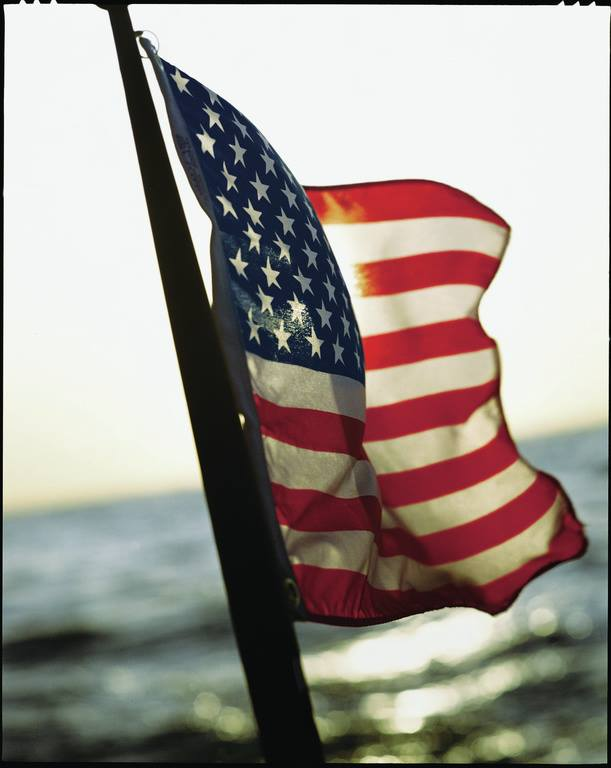
#> input picture Main/user_manual_examples/example_data/folder_with_images_1/RalphLauren_6797246895_10153054859971896_.jpg, 611 x 768 px; its folder holds only this picture in this run
$ python 1-processing_data.py
#> lines starting #> are read from the running program, lines starting #| are printed output that depends on the picture
### Main/preprocessing.py
"""
A script that gathers important functions for processing and managing the data


Interesting links which were considered for implementation and might be relevant for other users:
    getting images from imagenet:
        https://medium.com/coinmonks/how-to-get-images-from-imagenet-with-python-in-google-colaboratory-aeef5c1c45e5
        https://colab.research.google.com/drive/1MALKxRqmNdjBUXJ-6V4PFYU6inPWq7Qe#scrollTo=vVPl9aGooPC9

    for data augmentation:
        https://github.com/aleju/imgaug
        https://medium.com/nanonets/how-to-use-deep-learning-when-you-have-limited-data-part-2-data-augmentation-c26971dc8ced
"""


import os
import cv2
import json
import time
import signal
import random
import requests
import numpy as np
import pandas as pd
from tqdm import tqdm
from io import BytesIO
from bs4 import BeautifulSoup
from tensorflow.python.lib.io import file_io
from sklearn.model_selection import train_test_split


def load_images(folders):
    """
    loads all images from a folder and its subfolders

    loads images from a list of folders and returns a list with the names
    and a numpy array of the images


    Args:
        folders: python list containing file paths to folders (not images)

    Returns:
        file_name_list: python list with names of all files contained in folder
        image_array: np.array with files in pixel value format
    """

    file_name_list = []
    image_array = []

    for folder in folders:
        for subdir, dirs, files in os.walk(folder):
            for i,file in enumerate(tqdm(files)):
                file_path = os.path.join(subdir, file)
                image = load_single_image(file_path) # returns a numpy array
#> in is_corrupt, img is the input picture: shape (768, 611, 3); mean B, G, R 145, 151.5, 158.2
#> in skew_image, `img = cv2.resize(img,(resize_to_size, resize_to_size), interpolation =..`:
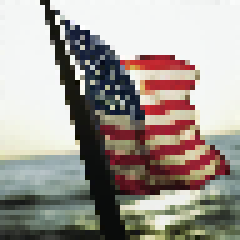
#> img: shape (48, 48, 3) (shown 5 times larger); mean of channels 0, 1, 2 148.4, 155.1, 161.8; drawn as B, G, R
                if image is not None:
                    file_name_list.extend([file])
                    image_array += [image]
#> pass 2 of the loop in load_images, `for folder in folders:`:
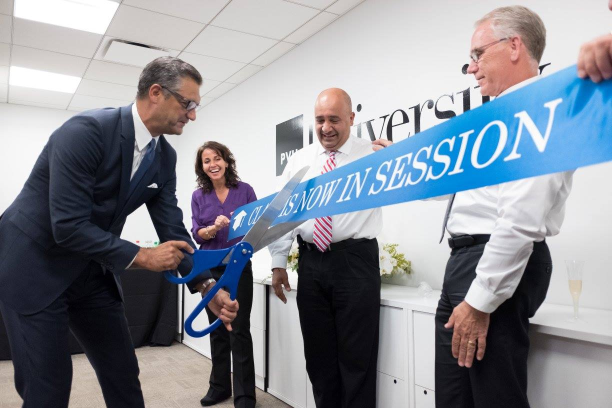
#> input picture Main/user_manual_examples/example_data/folder_with_images_2/PVH.Corp_225748250817431_1284064118319167_.jpg, 1224 x 816 px (shown at 1/2 size)
#> in is_corrupt, img is the input picture: shape (816, 1224, 3); mean B, G, R 150.7, 142.5, 138.3
#> in skew_image (call 2), `img = cv2.resize(img,(resize_to_size, resize_to_size), interpolation =..`:
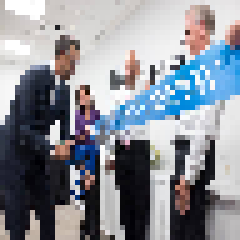
#> img: shape (48, 48, 3) (shown 5 times larger); mean of channels 0, 1, 2 150.2, 142, 137.8; drawn as B, G, R
#> `names_raw, images = load_images(folders=image_folders)`: names_raw = table of 2 rows and 1 columns
    image_array = np.array(image_array)
    file_name_list = pd.DataFrame(file_name_list, columns=["file_name"])

    return(file_name_list, image_array)

def load_single_image(path):
    """
    loads a single image from a local file and returns in resized

    corrupt images are skipped

    Args:
        path: string that is a path to a local file

    Returns:
        img: pixel value image, resized to a globally set value
    """
    if ".jpg" not in path:
        print("Not an image: {}".format(path))
    if is_corrupt(path):
        print("Skipping corrupt image: {}".format(path))
        return None
    else:
        try:
            img = cv2.imread(path)
            img = resize_image(img)
        except:
            return None
        return img

def is_corrupt(path):
    """
    Checks whether an image is damaged and cannot be loaded

    Sometimes images can be saved in a false format or can be damaged when
    transferred between different mediums. This function can be used whether
    this is the case to skip loading these images

    Args:
        path: string that is a path to a local file

    Returns:
        bool: boolean value indicating whether the file is can be read in or not

    """
    try:
        img = cv2.imread(path)
    except:
        return True

    if img is None:
        print("Skipping corrupt image {}".format(path))
        return True

    return False

def resize_image(img):
    """
    skews or pads an image depending on a global parameter

    whether the image is padded or skewed depends on the global paramater called
    'allow_skewing'

    Args:
        img: np.array containing pixel values of an image

    Returns:
        img: np.array in a new format with skewed or padded image
    """

    if allow_skewing:
        img = skew_image(img)
    else:
        img = pad_image(img)
    return img

def skew_image(img):
    """
    skews an image to a square size using inter cubic polation

    size depends on the global parameter resize_to_size

    Args:
        img: np.array with pixel values

    Returns:
        img: np.array with pixel values of a newly skewed image
    """
    img = cv2.resize(img,(resize_to_size, resize_to_size), interpolation = cv2.INTER_CUBIC)
    return img

# [151 lines left out: functions pad_image, load_json_file_paths, read_label_json, analyse_line_dataturk_format, return_labelled_images, factorize_labels, not called in this run]

def break_up_array(array_to_split, nbuckets):
    """
    splits an array into equally sized smaller arrays

    Args:
        array_to_split: np.array that should be splitted into smaller arrays
        nbuckets: (int) the amount of buckets the array should be split into

    Returns:
        array_split: list of arrays
    """
    if  nbuckets == 1:
        return [array_to_split]
    size = len(array_to_split)
    step_size = np.round(size/nbuckets, 0)
    steps = [[int(step_size*i), int(step_size*(1+i))] for i in range(nbuckets-1)]
    steps = steps + [[np.max(steps),size]]
    array_split = [array_to_split[i:j] for i,j in steps]
    return array_split

# [81 lines left out: functions split_arrays_unequally, balance_data, not called in this run]

def save_to_numpy(folder_path, files, img_names, object):
    """
    Saves a file as one or several numpy pickle format depending on file size

    the function whether the file surpasses a maximum file size. If so, then it
    splits the data up into several file packages. It prints progress when
    saving but doesnt return any value

    Args:
        folder_path: sting of the path on the local file system to which the
            files should be saved to
        files: the np.array of files to be saved
        img_names: the names of the images being saved, they are added to the
            files being saved so that they can be reloaded later to create an
            overview of predictions
        object: (string) name of the object being saved. It is used for the name
            of the saved file
    """
#> called with folder_path = './example_output_folder/', files = array of shape (2, 48, 48, 3), object = 'unlabelled_data'
    approx_file_size = files[0].nbytes * len(files)
#> approx_file_size = 13824
    gb = approx_file_size / 1.08e+9 # approximate conversion rate of byte to GB
#> gb = 1.28e-05
    splits = int(np.ceil(gb)) # two gb is the max size for saving a np array to disk on mac as of python y 3.6.8, so we choose a convenient cap of approx one gb
#> splits = 1
    print("splits needed: {}".format(splits))
#| splits needed: 1

    files = break_up_array(files, splits)
#> files = 1 item
    file_names = break_up_array([img_names], splits)
#> file_names = 1 item

    for i in range(len(files)):
        file_bundle_out = np.array([files[i], file_names[i]])
        path = os.path.join(folder_path, object + "_image_package_no_labels_" + str(i))
        np.save(path, file_bundle_out)
        print("File package {} out of {} saved successfully".format(i+1, len(files)), end="\r")
#> this loop made 1 pass

# [460 lines left out: functions save_to_numpy_with_labels, translate_image, change_brightness, augment_single_image, augment_data, get_children_synset_ids and 7 more, not called in this run]


GLOBAL_RANDOM_STATE = 42
resize_to_size = 299 # the length and height an image is resized to, if set to None no resizing happens
allow_skewing = False # if set to True then the image is skewed, if False, the image is padded

# [147 lines that do not run on import are left out]


"""

from PIL import Image
img = load_single_image("/Users/dominiquepaul/xBachelorArbeit/Spring19/Data/apparel/apparel/RalphLauren_6797246895_10153439142626896_.jpg")

files, labs = augment_single_image(img, 1)
img2 = Image.fromarray(translated, 'RGB')
img2.show()

blurring:
https://opencv-python-tutroals.readthedocs.io/en/latest/py_tutorials/py_imgproc/py_filtering/py_filtering.html
edges: https://github.com/aleju/imgaug/issues/79

"""

### Main/user_manual_examples/1-processing_data.py
"""
A script that shows how to:
1. Load data from local folders
2. Save processed images to a local folder (without labels)
3. How to read in the labels for image files from a json file (dataturk formatting)
4. How to align labels with the images to create a dataset ready for training
5. How to save a labelled dataset and apply additional configurations (augmentation, balancing)
"""

# these first imports are required to tell python where to look for packages
# in this case we link to the directory containing the preprocessing package
import sys
from os.path import dirname
sys.path.append(dirname("../."))

# the module and the respectiver functions are imported
import preprocessing
from preprocessing import load_images, read_label_json, return_labelled_images, save_to_numpy_with_labels, save_to_numpy, analyse_line_dataturk_format

# this global value defines the size the image is reformated to (square)
preprocessing.resize_to_size = 48
# this global value tells the program whether to skew or pad the images
preprocessing.allow_skewing = True

# all folders to search for image files
image_folders = ["./example_data/folder_with_images_1",
                 "./example_data/folder_with_images_2"]

# the folder folder that contains all relevant json files
json_folder = "./example_data/folder_with_json_files/"

# this is folder where we want to save the
target_output_folder = "./example_output_folder/"

# loading the images and their names from the designated folders
names_raw, images = load_images(folders=image_folders)

# theoretically we could save the images directly (e.g. to use an approach that does not require training)
#> (the run stopped early here; a loop or call above may not have finished)
